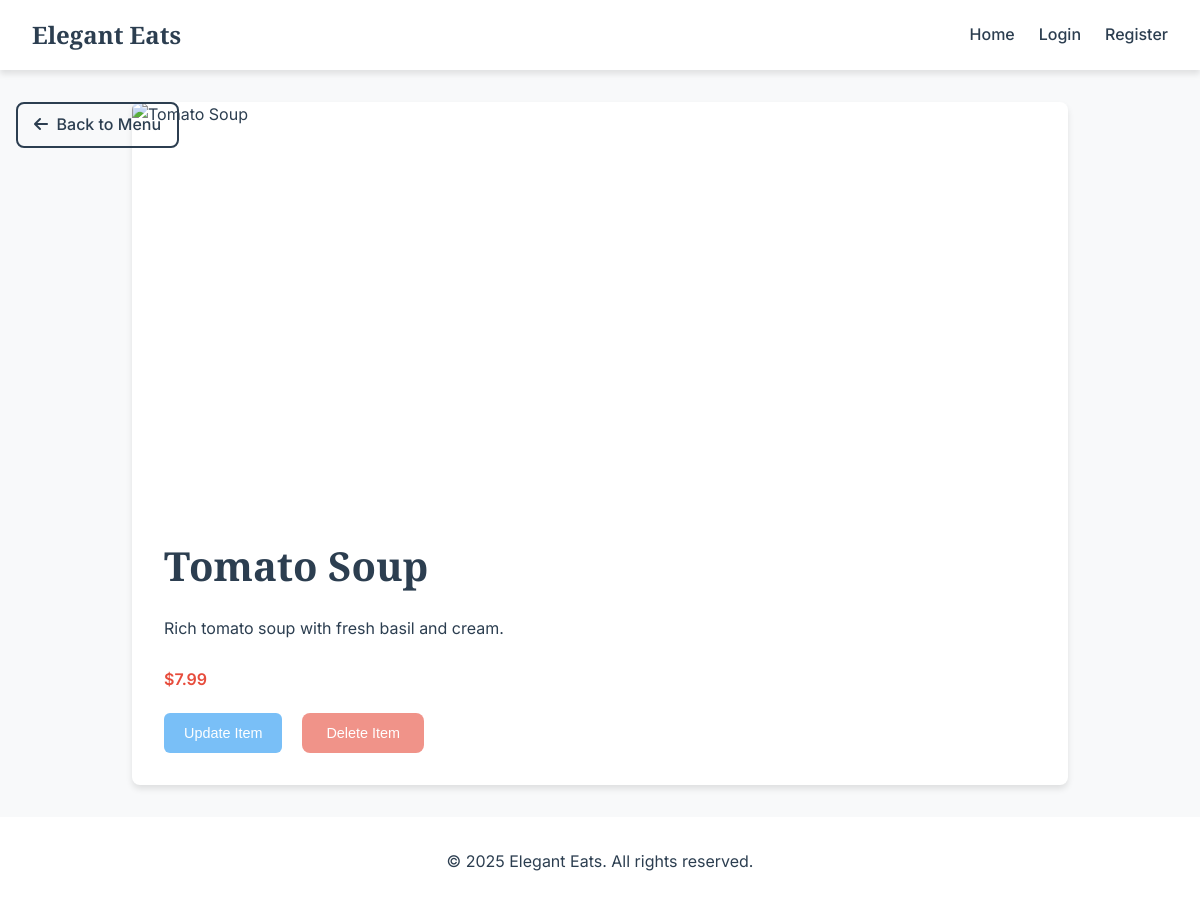
The app's page /8/ with its own data.
### menu/models.py (models this page shows, shortened)
class FoodItem(models.Model):
    name = models.CharField(max_length=100)
    description = models.CharField(max_length=200)
    price = models.DecimalField(max_digits=5, decimal_places=2)
    image_url = models.URLField(
        blank=True,
        default="https://t3.ftcdn.net/jpg/02/48/42/64/360_F_248426448_NVKLywWqArG2ADUxDq6QprtIzsF82dMF.jpg",
    )
    chef = models.CharField(max_length=100, blank=True, null=True)

### menu/views.py (the view)
# urls.py: path('<int:item_id>/', views.menu_item_detail, name='menu_item_detail'),
def menu_item_detail(request, item_id):
    try:
        item = FoodItem.objects.get(pk=item_id)
        return render(request, 'menu/menu_item_detail.html', {'item': item})
    except FoodItem.DoesNotExist:
        return HttpResponse("Failed: Item not found")

### menu/templates/menu/menu_item_detail.html (shortened to what this page needs)
{% extends 'base.html'%}
{% block content %}
<a href="{% url 'menu:menu_list' %}" class="btn-back">
    <i class="fas fa-arrow-left"></i>&nbsp;&nbsp;Back to Menu
</a>
<main class="item-details-container">
    <article class="item-details">
        <div class="item-image">
            <img src="{{ item.image_url }}" alt="{{ item.name }}">
        </div>
        <div class="item-content">
            <h1>{{ item.name }}</h1>
            <p class="item-description">{{ item.description }}</p>
            <div class="item-meta">
                <span class="price">${{ item.price }}</span>
            </div>
            <div class="item-actions">
                {% if user.is_authenticated %}
                    <a class="btn-update">Update Item</a>
                    <a class="btn-delete">Delete Item</a>
                {% else %}
                    <button class="btn-update disabled" data-tooltip="Please login to update items" disabled>Update Item</button>
                    <button class="btn-delete disabled" data-tooltip="Please login to delete items" disabled>Delete Item</button>
                {% endif %}
            </div>
        </div>
    </article>
</main>
{% endblock %}

### menu/static/menu/css/style.css (style rules this page uses)
:root { --primary-color: #2c3e50; --secondary-color: #e74c3c; --accent-color: #3498db; --text-color: #2c3e50; --background-color: #f8f9fa; --card-background: #ffffff; --border-radius: 8px; --transition-speed: 0.3s; --shadow: 0 4px 6px rgba(0, 0, 0, 0.1); --success-color: #2ecc71; }
* { margin: 0; padding: 0; box-sizing: border-box; }
body { font-family: 'Inter', sans-serif; line-height: 1.6; color: var(--text-color); background-color: var(--background-color); }
h1, h2, h3 { font-family: 'Playfair Display', serif; color: var(--primary-color); }
.price { font-weight: 600; color: var(--secondary-color); }
.btn-delete { background-color: var(--secondary-color); color: white; padding: 0.75rem 1.5rem; border: none; border-radius: var(--border-radius); font-weight: 500; cursor: pointer; transition: all var(--transition-speed); text-decoration: none; display: inline-block; text-align: center; width: fit-content; font-size: 0.9rem; }
.btn-back { text-decoration: none; color: var(--primary-color); font-weight: 500; font-size: 1rem; background: none; border: 2px solid var(--primary-color); padding: 0.5rem 1rem; border-radius: var(--border-radius); cursor: pointer; transition: all var(--transition-speed); width: fit-content; position: fixed; margin-top: 2rem; margin-left: 1rem; }
.btn-update { background-color: #2196F3; color: white; padding: 10px 20px; border: none; border-radius: 6px; cursor: pointer; text-decoration: none; display: inline-block; margin-right: 10px; transition: background-color 0.3s; font-size: 0.9rem; }
.disabled { opacity: 0.6; cursor: not-allowed; }
.item-actions { margin-top: 20px; display: flex; gap: 10px; }
.item-details-container { max-width: 1000px; margin: 2rem auto; padding: 0 2rem; }
.item-details { background: var(--card-background); border-radius: var(--border-radius); overflow: hidden; box-shadow: var(--shadow); }
.item-details .item-image { height: 400px; }
.item-details .item-image img { width: 100%; height: 100%; object-fit: cover; }
.item-details .item-content { padding: 2rem; }
.item-details h1 { font-size: 2.5rem; margin-bottom: 1rem; }
.item-description { margin-bottom: 1.5rem; line-height: 1.8; }
.menu-item, .auth-form, .item-details, .btn-back { animation: fadeIn 0.5s ease-out; }

### records on screen
FoodItem: name "Tomato Soup", description "Rich tomato soup with fresh basil and cream.", price "7.99"
